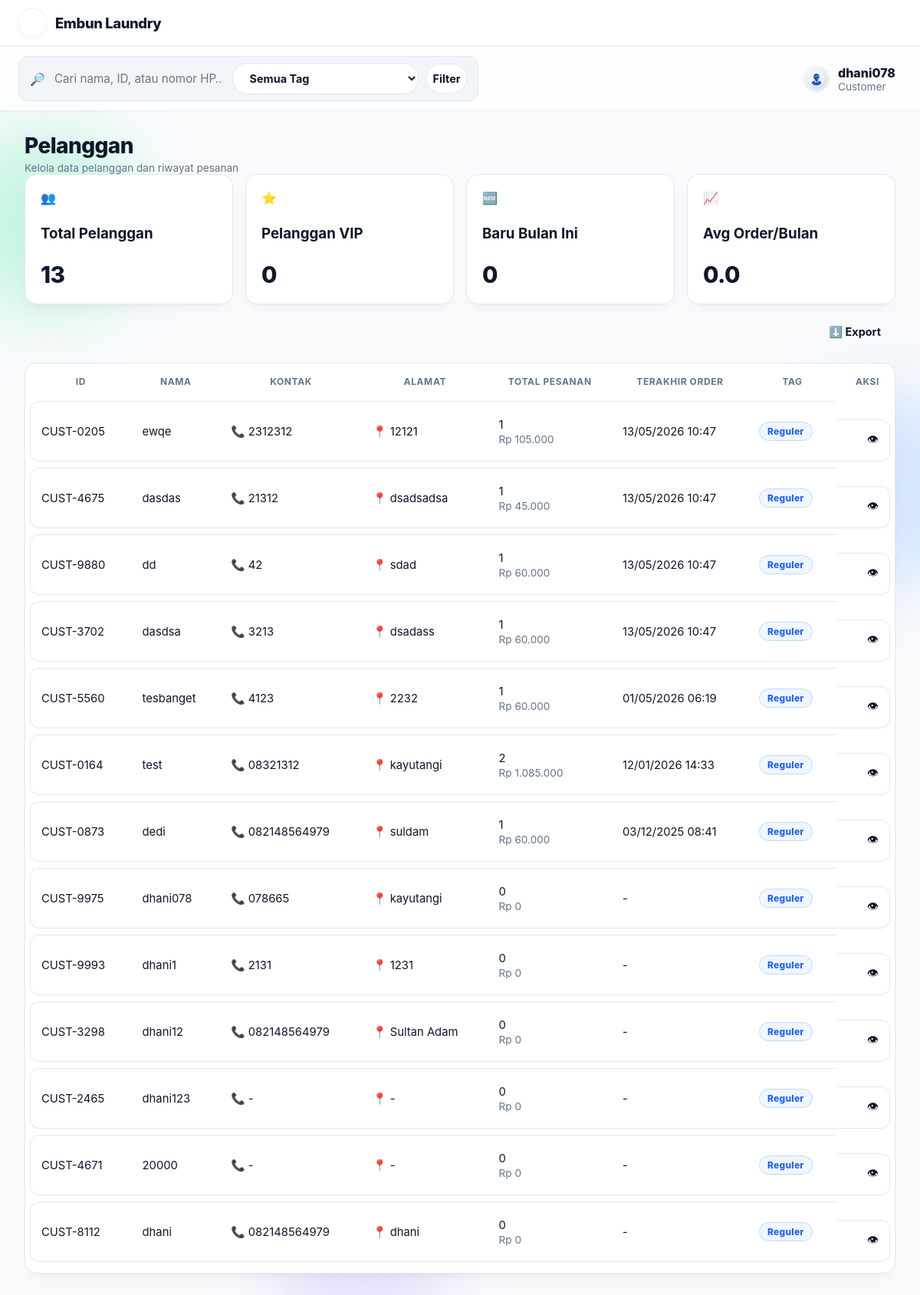
The app's page /pelanggan.php (signed in) with its own data.
### tables this page shows
CREATE TABLE `customers` (
  `id` int(11) NOT NULL,
  `code` varchar(20) NOT NULL,
  `full_name` varchar(120) NOT NULL,
  `phone` varchar(32) DEFAULT NULL,
  `address` varchar(255) DEFAULT NULL,
  `tag` enum('VIP','Reguler','Sering','Baru') NOT NULL DEFAULT 'Reguler',
  `created_at` datetime NOT NULL,
  `updated_at` datetime NOT NULL
);

### pelanggan.php (the view, shortened to what this page needs)
<?php
require_once __DIR__ . '/config.php';
function h($s){ return htmlspecialchars((string)$s, ENT_QUOTES, 'UTF-8'); }
function rupiah($n){ return 'Rp '.number_format((int)$n,0,',','.'); }
function avatar_url_dash($uid){
  $base = 'uploads/avatars';
  foreach (['jpg','jpeg','png','webp'] as $ext){
    $p = __DIR__ . "/$base/$uid.$ext";
  }
  return 'img/avatar-placeholder.png';
}
$AVATAR = avatar_url_dash((int)($_SESSION['user_id'] ?? 0));
function auto_tag(?int $orders, ?int $spent, ?string $firstOrderAt): string {
  $orders = (int)$orders; $spent = (int)$spent;
  if ($firstOrderAt) {
    $d = (new DateTime($firstOrderAt))->diff(new DateTime())->days;
  }
  return 'Reguler';
}
$q     = trim($_GET['q'] ?? '');
$totCustomers = $mysqli->query("SELECT COUNT(*) c FROM customers")->fetch_assoc()['c'] ?? 0;
$monthStart = (new DateTime('first day of this month'))->setTime(0,0,0)->format('Y-m-d H:i:s');
$monthEnd   = (new DateTime('last day of this month'))->setTime(23,59,59)->format('Y-m-d H:i:s');
$ordersThisMonth = 0;
$st = $mysqli->prepare("SELECT COUNT(*) c FROM orders WHERE created_at BETWEEN ? AND ?");
$st->bind_param('ss',$monthStart,$monthEnd); $st->execute(); $st->bind_result($ordersThisMonth); $st->fetch(); $st->close();
$avgOrder = $totCustomers>0 ? round($ordersThisMonth / $totCustomers, 1) : 0;
$sql = "SELECT c.*,
        (SELECT COUNT(*) FROM orders o WHERE o.customer_name=c.full_name) AS orders_count,
        (SELECT COALESCE(SUM(total_amount),0) FROM orders o WHERE o.customer_name=c.full_name) AS total_spent,
        (SELECT MAX(created_at) FROM orders o WHERE o.customer_name=c.full_name) AS last_order_at,
        (SELECT MIN(created_at) FROM orders o WHERE o.customer_name=c.full_name) AS first_order_at
        FROM customers c WHERE 1";
$sql.=" ORDER BY c.updated_at DESC, c.id DESC LIMIT 300";
$st=$mysqli->prepare($sql);
$st->execute();
$res=$st->get_result();
$rows=[];
while($r=$res->fetch_assoc()) $rows[]=$r;
$vipCount=0; $baruBulan=0; $list=[];
foreach($rows as $r){
  $computed = auto_tag($r['orders_count'], $r['total_spent'], $r['first_order_at']);
  if ($computed !== ($r['tag'] ?? '')) {
    $r['tag'] = $computed;
  }
  $r['computed_tag'] = $computed;
  $list[] = $r;
}
?>
<!doctype html>
<html lang="id">
<head>
<link rel="stylesheet" href="assets/style.css"/>
</head>
<body>
<div class="fx-orbs" aria-hidden="true">
</div>
<div class="wrap">
  <aside class="sidebar">
    <div class="brand">
      <img src="img/Logo.png" alt="Embun Laundry" class="logo-img" width="36" height="36" decoding="async" fetchpriority="high"/>
      <div class="name">Embun Laundry</div>
    </div>
  </aside>
  <section class="main">
    <div class="topbar">
      <div class="topbar-inner">
        <div class="search">🔎
          <form method="get" style="display:flex;gap:10px;align-items:center;width:100%">
            <input type="text" name="q" value="<?= h($q) ?>" placeholder="Cari nama, ID, atau nomor HP…" />
            <select name="tag" class="btn">
              <option value="">Semua Tag</option>
            </select>
            <button class="btn">Filter</button>
          </form>
        </div>
        <div class="user" id="userArea">
          <img src="<?= h($AVATAR) ?>" alt="Avatar" class="avatar-img" id="userMenuBtn" width="34" height="34" loading="lazy"/>
          <div>
            <div style="font-weight:800"><?= h($_SESSION['user_name']) ?></div>
            <div class="sub"><?= h($_SESSION['user_role']) ?></div>
          </div>
        </div>
      </div>
    </div>
    <div class="content">
      <div class="h1">Pelanggan</div>
      <div class="sub">Kelola data pelanggan dan riwayat pesanan</div>
      <div class="kpis" id="kpiRow">
        <div class="kpi" data-variant="all">
          <div class="ic">👥</div><h3>Total Pelanggan</h3><div class="val"><?= (int)$totCustomers ?></div>
        </div>
        <div class="kpi" data-variant="vip">
          <div class="ic">⭐</div><h3>Pelanggan VIP</h3><div class="val"><?= (int)$vipCount ?></div>
        </div>
        <div class="kpi" data-variant="new">
          <div class="ic">🆕</div><h3>Baru Bulan Ini</h3><div class="val"><?= (int)$baruBulan ?></div>
        </div>
        <div class="kpi" data-variant="avg">
          <div class="ic">📈</div><h3>Avg Order/Bulan</h3><div class="val"><?= number_format($avgOrder,1) ?></div>
        </div>
      </div>
      <div class="toolbar" style="justify-content:flex-end;gap:8px">
        <button id="btnExport" class="btn btn-ghost">⬇️ Export</button>
      </div>
      <div class="card" style="padding:6px;transform-style:preserve-3d">
        <table class="table" id="tbl">
          <thead>
          <tr>
            <th>ID</th><th>Nama</th><th>Kontak</th><th>Alamat</th>
            <th>Total Pesanan</th><th>Terakhir Order</th><th>Tag</th><th style="text-align:right">Aksi</th>
          </tr>
          </thead>
          <tbody>
          <?php foreach($list as $c):
            $tagBadge = $c['computed_tag']==='VIP' ? 'bd-vip' : ($c['computed_tag']==='Sering' ? 'bd-oft' : ($c['computed_tag']==='Baru' ? 'bd-new' : 'bd-reg'));
          ?>
            <tr data-json='<?= h(json_encode($c)) ?>'>
              <td><?= h($c['code']) ?></td>
              <td><?= h($c['full_name']) ?></td>
              <td>📞 <?= h($c['phone'] ?: '-') ?></td>
              <td>📍 <?= h($c['address'] ?: '-') ?></td>
              <td>
                <div><?= (int)$c['orders_count'] ?></div>
                <div class="sub"><?= rupiah($c['total_spent']) ?></div>
              </td>
              <td><?= $c['last_order_at'] ? h(date('d/m/Y H:i', strtotime($c['last_order_at']))) : '-' ?></td>
              <td><span class="badge <?= $tagBadge ?>"><?= h($c['computed_tag']) ?></span></td>
              <td class="actions" style="text-align:right;white-space:nowrap">
                <a href="#" class="act-view" title="Lihat">👁</a>
              </td>
            </tr>
          <?php endforeach; if(!$list): ?>
            <tr><td colspan="8" class="sub" style="text-align:center;padding:28px">Belum ada data.</td></tr>
          <?php endif; ?>
          </tbody>
        </table>
      </div>
    </div>
  </section>
</div>
</body>
</html>

### records on screen
customers: code "CUST-0205", full_name "ewqe", phone "2312312", address "12121", orders_count "1", total_spent "Rp 105.000", last_order_at "13/05/2026 10:47", computed_tag "Reguler"
customers: code "CUST-4675", full_name "dasdas", phone "21312", address "dsadsadsa", orders_count "1", total_spent "Rp 45.000", last_order_at "13/05/2026 10:47", computed_tag "Reguler"
customers: code "CUST-9880", full_name "dd", phone "42", address "sdad", orders_count "1", total_spent "Rp 60.000", last_order_at "13/05/2026 10:47", computed_tag "Reguler"
customers: code "CUST-3702", full_name "dasdsa", phone "3213", address "dsadass", orders_count "1", total_spent "Rp 60.000", last_order_at "13/05/2026 10:47", computed_tag "Reguler"
customers: code "CUST-5560", full_name "tesbanget", phone "4123", address "2232", orders_count "1", total_spent "Rp 60.000", last_order_at "01/05/2026 06:19", computed_tag "Reguler"
customers: code "CUST-0164", full_name "test", phone "08321312", address "kayutangi", orders_count "2", total_spent "Rp 1.085.000", last_order_at "12/01/2026 14:33", tag "Reguler"
customers: code "CUST-0873", full_name "dedi", phone "082148564979", address "suldam", orders_count "1", total_spent "Rp 60.000", last_order_at "03/12/2025 08:41", tag "Reguler"
customers: code "CUST-9975", full_name "dhani078", phone "078665", address "kayutangi", orders_count "0", total_spent "Rp 0", tag "Reguler"
customers: code "CUST-9993", full_name "dhani1", phone "2131", address "1231", orders_count "0", total_spent "Rp 0", tag "Reguler"
customers: code "CUST-3298", full_name "dhani12", phone "082148564979", address "Sultan Adam", orders_count "0", total_spent "Rp 0", tag "Reguler"
customers: code "CUST-2465", full_name "dhani123", phone "-", address "-", orders_count "0", total_spent "Rp 0", tag "Reguler"
customers: code "CUST-4671", full_name "20000", phone "-", address "-", orders_count "0", total_spent "Rp 0", tag "Reguler"
customers: code "CUST-8112", full_name "dhani", phone "082148564979", address "dhani", orders_count "0", total_spent "Rp 0", tag "Reguler"

### other values on screen
$_SESSION['user_name'] "dhani078"
$_SESSION['user_role'] "Customer"
$totCustomers "13"
$vipCount "0"
$baruBulan "0"
$avgOrder "0.0"
